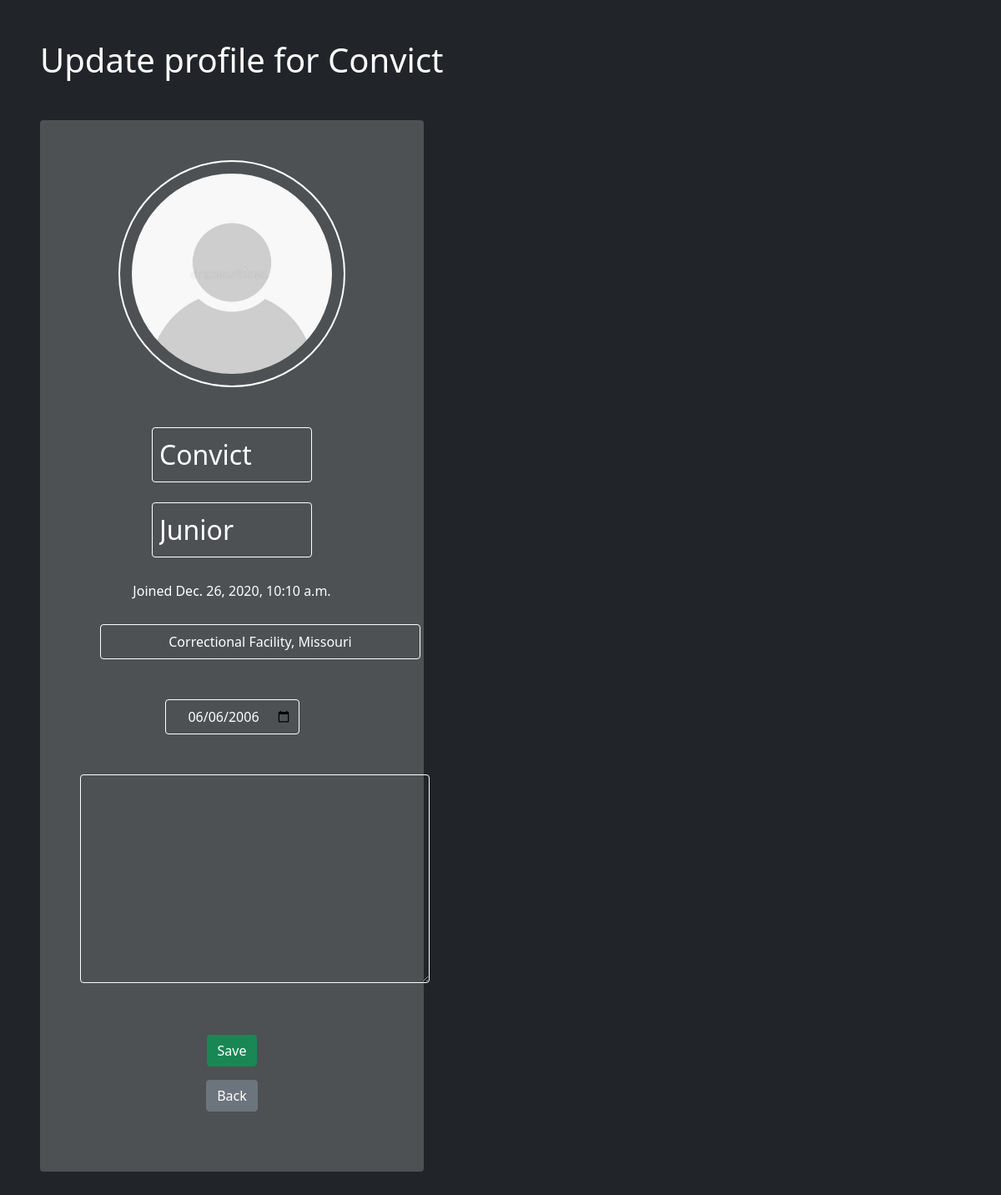
The app's page /profiles/12/update (signed in), older data.
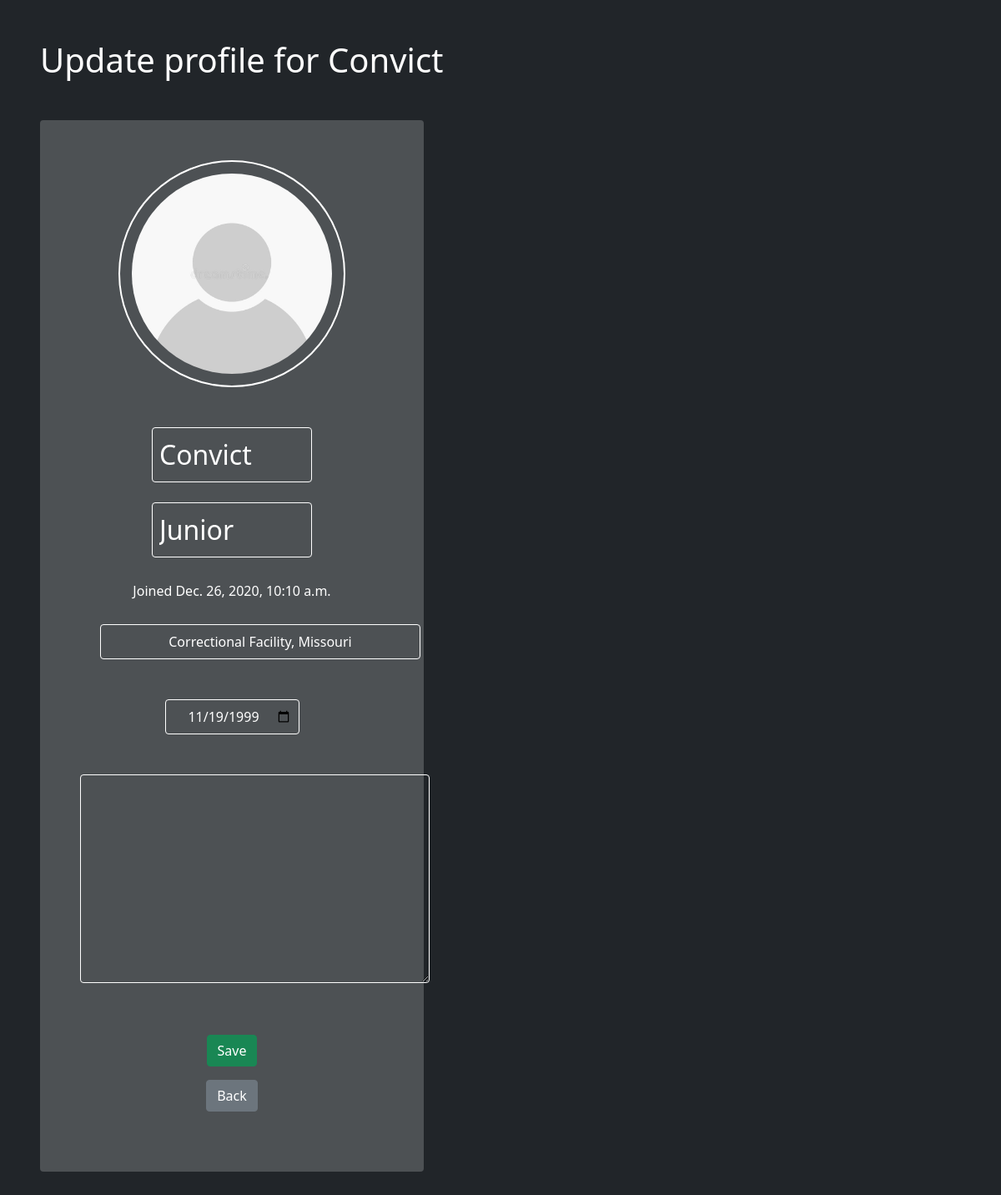
The same page, newer data.
### forum/models.py (models this page shows, shortened)
class Profile (models.Model):
    forum_user = models.OneToOneField(ForumUser, on_delete=models.CASCADE)
    picture = models.ImageField(default='defpfp.jpg', upload_to='profiles/', null=True, blank=True)
    date_joined = models.DateTimeField(auto_now_add=True)
    description = models.CharField(max_length=500, null=True, blank=True)
    @property
    def picture_url (self):
        try:
            return self.picture.url
        except:
            return ''

class ForumUser (models.Model):
    user = models.OneToOneField(User, on_delete=models.CASCADE)
    first_name = models.CharField(max_length=30)
    surname = models.CharField(max_length=30)
    email = models.EmailField(max_length=100)
    phone = models.CharField(max_length=10, validators=[MinLengthValidator(10)])
    dob = models.DateField()
    location = models.CharField(max_length=100, null=True, blank=True)

### forum/views.py (the view, shortened to what this page needs)
# urls.py: path('profiles/<int:forum_user_id>/update', profile_update_view, name='profile-update'),
def profile_update_view (request, forum_user_id):
    if forum_user_id in [obj.id for obj in ForumUser.objects.all()]:
        profile = Profile.objects.get(forum_user=ForumUser.objects.get(id=forum_user_id))
        if not request.user.is_superuser:
            if not request.user.is_authenticated or request.user != profile.forum_user.user:
                return HttpResponseForbidden()
    else:
        raise Http404
    return render(request, 'forum/profile-update.html', { 'profile': profile })

### forum/templates/forum/profile-update.html (shortened to what this page needs)
{% extends 'forum/base.html' %}
{% load static %}
{% block content %}
    <h1 class="mb-5">Update profile for {{ profile.forum_user.user.username }} </h1>
    <div style="background-color: #ffffff33;" class="col-5 p-5 rounded">
        <form enctype="multipart/form-data" id="pfp-form" method="POST"> {% csrf_token %}
            <div class="profile-img-outline">
                <div class="profile-img-container">
                </div>
            </div>
        </form>
        <form method="POST" class="mx-auto text-center" id='profile-info-form' onsubmit="">{% csrf_token %}
            <div class="mt-5">
                <input style="border: 1px solid white; width: 12rem; font-size: 2rem;" type="text"
                class="d-inline bg-transparent border-white rounded p-2 mb-4" name="first_name"
                value="{{ profile.forum_user.first_name }}">
                <input style="border: 1px solid white; width: 12rem; font-size: 2rem;" type="text"
                class="d-inline bg-transparent border-white rounded p-2 mb-4" name="surname"
                value="{{ profile.forum_user.surname }}">
            </div>
            <p class="mx-auto text-center my-1">Joined {{ profile.date_joined }} </p>
            <input style="border: 1px solid white; width: 24rem;" type="text" name="location"
            class="text-center bg-transparent border-white rounded p-2 m-4"
            value="{{ profile.forum_user.location }}">
            <input style="border: 1px solid white;" type="date" class="text-center bg-transparent border-white rounded p-2 m-4" name="dob"
            value="{{ profile.forum_user.dob.year }}-{{profile.forum_user.dob.month|stringformat:'02d'}}-{{ profile.forum_user.dob.day|stringformat:'02d' }}">
            <textarea style="text-align: left;" class="text-left mt-4 rounded bg-transparent border-white p-3 " name="description"
            id="" cols="40" wrap="physical" rows="9">{% if profile.description %}{{ profile.description }}{% endif %}</textarea>
            <div class="mx-auto text-center mt-5">
                <button type="submit" class="btn btn-success my-2">Save</button>
                <p><a href="{% url 'profile' profile.forum_user.id %}" class="btn btn-secondary my-2">Back</a></p>
            </div>
        </form>
    </div>
{% endblock content %}

Row changes from the older to the newer data that the page shows:
changed Profile "Convict": dob "06/06/2006" → "11/19/1999"
